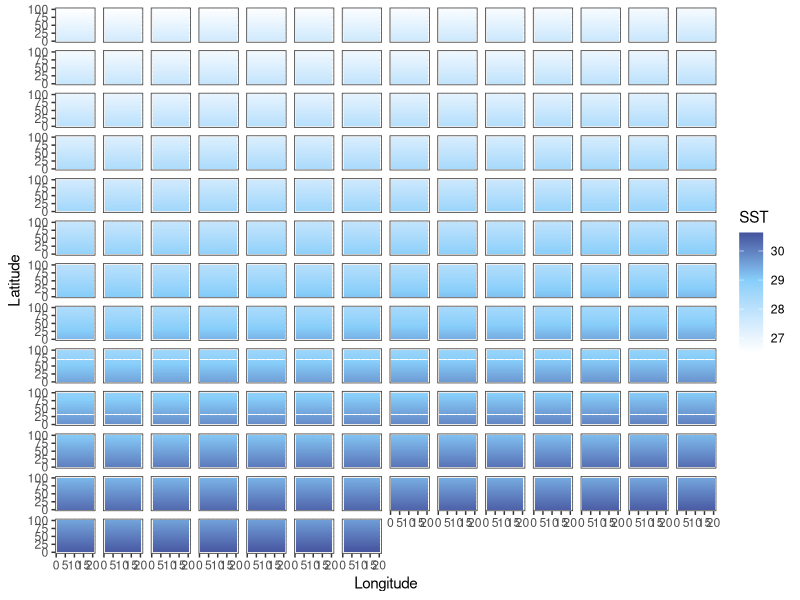
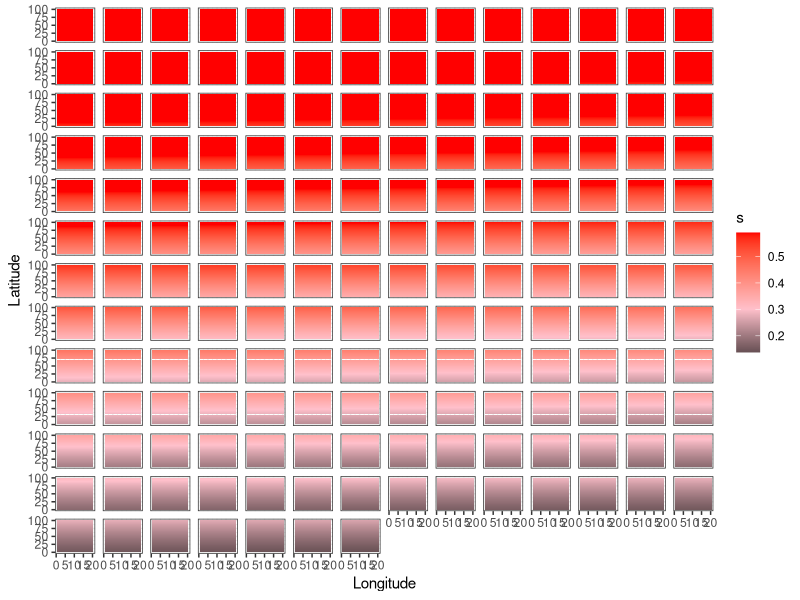
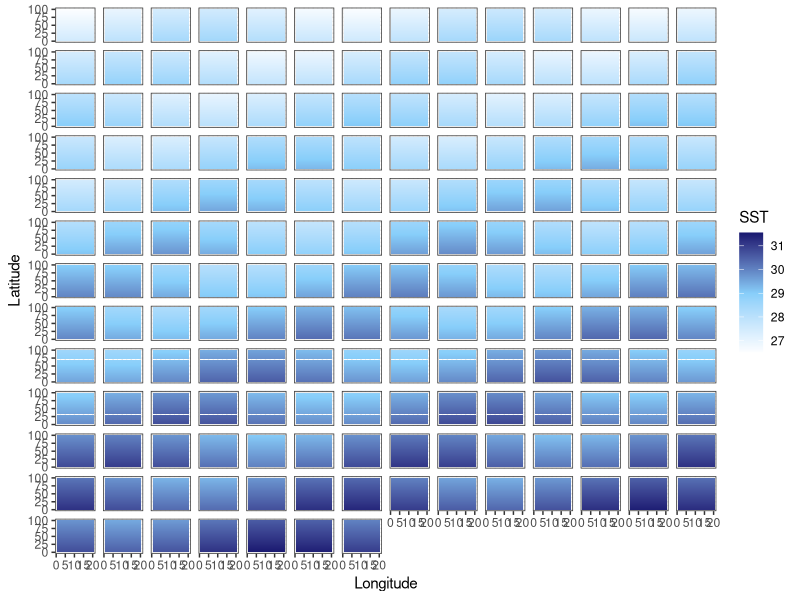
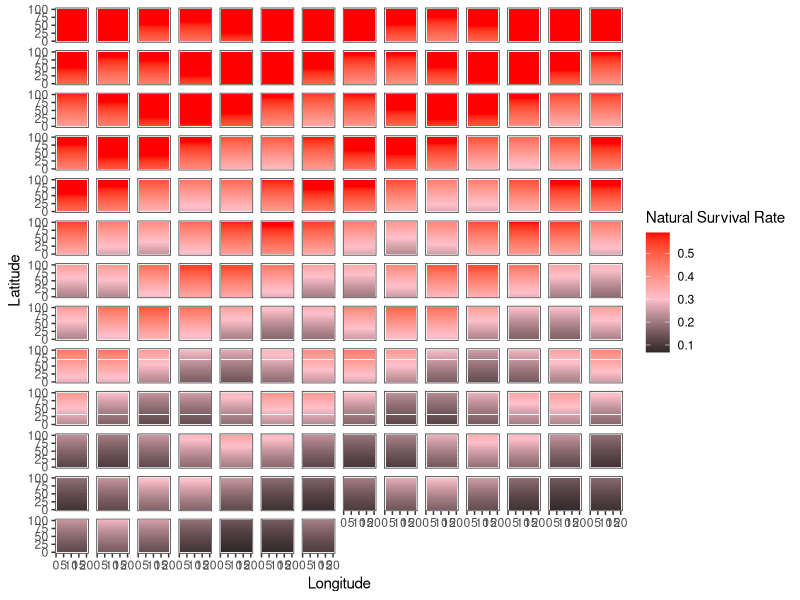
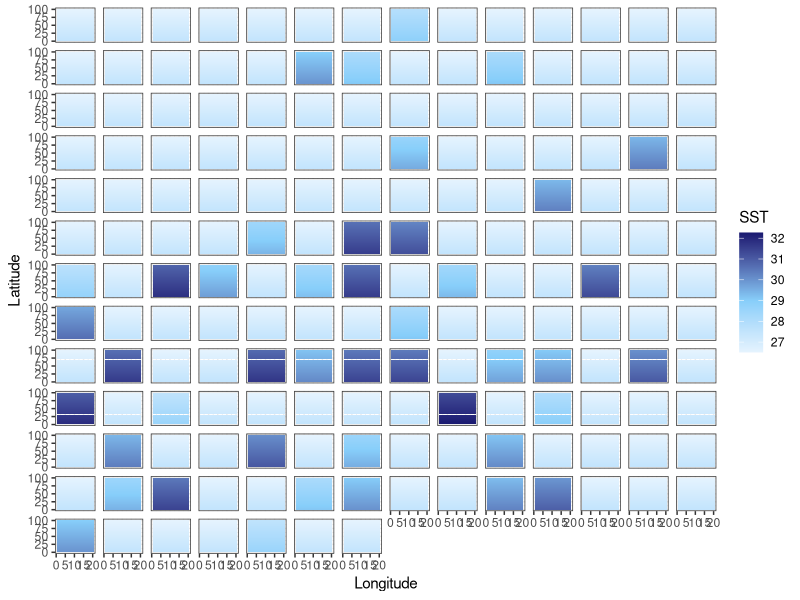
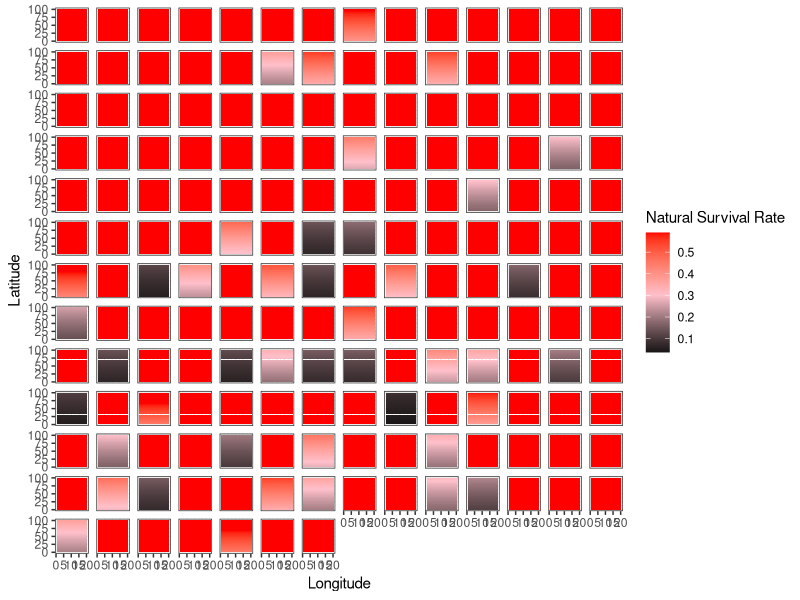

Source code (R) for these figures, in order:
library(tidyverse)
library(here)

addTaskCallback(function(...) {set.seed(42);TRUE})
options(warn=-1)

years = 175
NS.patches = 100
EW.patches = 20
opt.temp = 25

calc_temp_mortality <- function(SST, opt.temp, temp.range, s) {
  nat.m = array(0, c(nrow(SST), ncol(SST)))
  m = 1 - exp((-(SST[,] - opt.temp)^2)/(temp.range^2)) # temperature based mortality function from Walsworth et al.
  m = 1 - m
  nat.m = ifelse(m > s, s, m)
  return(nat.m)
}

# 0.3678794 29
# 0.2096114 30
# 0.1053992 31
# 0.0467706 32
# 0.0183156 33


### UNCOMMENT FOR CONSTANT MEAN SHIFT SST
SST.patches.mean <- array(0, c(NS.patches, EW.patches, years))
start_SST = (opt.temp + 1.5) + NS.patches*0.01

for (i in 1:years) {
  SST = start_SST
  for (lat in 1:NS.patches) {
    SST.patches.mean[lat,,i] = SST
    SST = SST - 0.01
  }
  start_SST = start_SST + 0.018
}

### UNCOMMENT FOR ENSO VARIABLE MEAN SST
SST.patches.enso <- array(0, c(NS.patches, EW.patches, years))
start_SST = (opt.temp + 1.5) + NS.patches*0.01

t=seq(1,years,1)
enso.value = 0.5*sin(t) + 0.018

for (i in 1:years) {
  SST = start_SST
  for (lat in 1:NS.patches) {
    SST.patches.enso[lat,,i] = SST
    SST = SST - 0.01
  }
  start_SST = start_SST + enso.value[i]
}

### UNCOMMENT FOR SHOCK SST CHANGES
SST.patches.shock <- array(0, c(NS.patches, EW.patches, years))
start_SST = (opt.temp + 1.5) + NS.patches*0.01

for (i in 1:years) {
  heat_prob = runif(1, 0, 1)
  if ((i < 75 & heat_prob < 0.1) | (i >= 75 & heat_prob < 0.35)) {
    intensity <- runif(1, 1, ifelse(i < 75, 3, 5))
    SST = start_SST + intensity
  } else {
    SST = start_SST
  }
  for (lat in 1:NS.patches) {
    SST.patches.shock[lat,,i] = SST
    SST = SST - 0.01
  }
}

output_df_mean = data.frame() #create dataframe to hold results
output_df_enso = data.frame()
output_df_shock = data.frame()


# Mean --------------------------------------------------------------------

for(b in 1:years) {
  SSTdf_mean = SST.patches.mean[,,b] %>% 
    as.data.frame() 
  
  SSTdf_mean$lat = c(1:NS.patches)
  SSTdf_mean$year = paste0(b)
  
  output_df_mean = bind_rows(output_df_mean, SSTdf_mean)
}

SSTdf_mean = output_df_mean %>% 
  pivot_longer(V1:V20,
               names_to = "lon",
               values_to = "sst") %>% 
  mutate(lon = case_when(
    lon == "V1" ~ 1,
    lon == "V2" ~ 2,
    lon == "V3" ~ 3,
    lon == "V4" ~ 4,
    lon == "V5" ~ 5,
    lon == "V6" ~ 6,
    lon == "V7" ~ 7,
    lon == "V8" ~ 8,
    lon == "V9" ~ 9,
    lon == "V10" ~ 10,
    lon == "V11" ~ 11,
    lon == "V12" ~ 12,
    lon == "V13" ~ 13,
    lon == "V14" ~ 14,
    lon == "V15" ~ 15,
    lon == "V16" ~ 16,
    lon == "V17" ~ 17,
    lon == "V18" ~ 18,
    lon == "V19" ~ 19,
    lon == "V20" ~ 20
    )) %>% 
  mutate(year = as.numeric(year))

mt = ggplot(SSTdf_mean, aes(lon, lat, fill = sst)) +
  geom_tile() +
  labs(x = "Longitude", y = "Latitude", fill = "SST") +
  theme_bw() +
  scale_fill_gradient2(low = "white", high = "midnightblue", mid = "lightskyblue", midpoint = 29) +
  facet_wrap(~year) + 
  theme(
    strip.background = element_blank(),
    strip.text.x = element_blank())

SSTdf_mean = SSTdf_mean %>% 
  mutate(mortality = 1 - (1 - exp((-(sst - 25)^2)/(4^2)))) %>% 
  mutate(survival = ifelse(mortality > 0.59, 0.59, mortality))

mm = ggplot(SSTdf_mean, aes(lon, lat, fill = survival)) +
  geom_tile() +
  labs(x = "Longitude", y = "Latitude", fill = "s") +
  theme_bw() +
  scale_fill_gradient2(low = "black", high = "red", mid = "pink", midpoint = .3) +
  facet_wrap(~year) + 
  theme(
    strip.background = element_blank(),
    strip.text.x = element_blank())

# ENSO --------------------------------------------------------------------

for(b in 1:years) {
  SSTdf_enso = SST.patches.enso[,,b] %>% 
    as.data.frame() 
  
  SSTdf_enso$lat = c(1:NS.patches)
  SSTdf_enso$year = paste0(b)
  
  output_df_enso = bind_rows(output_df_enso, SSTdf_enso)
}

SSTdf_enso = output_df_enso %>% 
  pivot_longer(V1:V20,
               names_to = "lon",
               values_to = "sst") %>% 
  mutate(lon = case_when(
    lon == "V1" ~ 1,
    lon == "V2" ~ 2,
    lon == "V3" ~ 3,
    lon == "V4" ~ 4,
    lon == "V5" ~ 5,
    lon == "V6" ~ 6,
    lon == "V7" ~ 7,
    lon == "V8" ~ 8,
    lon == "V9" ~ 9,
    lon == "V10" ~ 10,
    lon == "V11" ~ 11,
    lon == "V12" ~ 12,
    lon == "V13" ~ 13,
    lon == "V14" ~ 14,
    lon == "V15" ~ 15,
    lon == "V16" ~ 16,
    lon == "V17" ~ 17,
    lon == "V18" ~ 18,
    lon == "V19" ~ 19,
    lon == "V20" ~ 20
  )) %>% 
  mutate(year = as.numeric(year))

et = ggplot(SSTdf_enso, aes(lon, lat, fill = sst)) +
  geom_tile() +
  labs(x = "Longitude", y = "Latitude", fill = "SST") +
  theme_bw() +
  scale_fill_gradient2(low = "white", high = "midnightblue", mid = "lightskyblue", midpoint = 29) +
  facet_wrap(~year) + 
  theme(
    strip.background = element_blank(),
    strip.text.x = element_blank())

SSTdf_enso = SSTdf_enso %>% 
  mutate(mortality = 1 - (1 - exp((-(sst - 25)^2)/(4^2)))) %>% 
  mutate(survival = ifelse(mortality > 0.59, 0.59, mortality))

em = ggplot(SSTdf_enso, aes(lon, lat, fill = survival)) +
  geom_tile() +
  labs(x = "Longitude", y = "Latitude", fill = "Natural Survival Rate") +
  theme_bw() +
  scale_fill_gradient2(low = "black", high = "red", mid = "pink", midpoint = .3) +
  facet_wrap(~year) + 
  theme(
    strip.background = element_blank(),
    strip.text.x = element_blank())

# shock -------------------------------------------------------------------

for(b in 1:years) {
  SSTdf_shock = SST.patches.shock[,,b] %>% 
    as.data.frame() 
  
  SSTdf_shock$lat = c(1:NS.patches)
  SSTdf_shock$year = paste0(b)
  
  output_df_shock = bind_rows(output_df_shock, SSTdf_shock)
}

SSTdf_shock = output_df_shock %>% 
  pivot_longer(V1:V20,
               names_to = "lon",
               values_to = "sst") %>% 
  mutate(lon = case_when(
    lon == "V1" ~ 1,
    lon == "V2" ~ 2,
    lon == "V3" ~ 3,
    lon == "V4" ~ 4,
    lon == "V5" ~ 5,
    lon == "V6" ~ 6,
    lon == "V7" ~ 7,
    lon == "V8" ~ 8,
    lon == "V9" ~ 9,
    lon == "V10" ~ 10,
    lon == "V11" ~ 11,
    lon == "V12" ~ 12,
    lon == "V13" ~ 13,
    lon == "V14" ~ 14,
    lon == "V15" ~ 15,
    lon == "V16" ~ 16,
    lon == "V17" ~ 17,
    lon == "V18" ~ 18,
    lon == "V19" ~ 19,
    lon == "V20" ~ 20
  )) %>% 
  mutate(year = as.numeric(year))

st = ggplot(SSTdf_shock, aes(lon, lat, fill = sst)) +
  geom_tile() +
  labs(x = "Longitude", y = "Latitude", fill = "SST") +
  theme_bw() +
  scale_fill_gradient2(low = "white", high = "midnightblue", mid = "lightskyblue", midpoint = 29) +
  facet_wrap(~year) + 
  theme(
    strip.background = element_blank(),
    strip.text.x = element_blank())

SSTdf_shock = SSTdf_shock %>% 
  mutate(mortality = 1 - (1 - exp((-(sst - 25)^2)/(4^2)))) %>% 
  mutate(survival = ifelse(mortality > 0.59, 0.59, mortality))

sm = ggplot(SSTdf_shock, aes(lon, lat, fill = survival)) +
  geom_tile() +
  labs(x = "Longitude", y = "Latitude", fill = "Natural Survival Rate") +
  theme_bw() +
  scale_fill_gradient2(low = "black", high = "red", mid = "pink", midpoint = .3) +
  facet_wrap(~year) + 
  theme(
    strip.background = element_blank(),
    strip.text.x = element_blank())

ggsave(mt, file=paste0("mean_temp.pdf"), path = here("04_figs", "climate"), height = 10, width = 15)
ggsave(mm, file=paste0("mean_mortality.pdf"), path = here("04_figs", "climate"), height = 10, width = 15)
ggsave(et, file=paste0("enso_temp.pdf"), path = here("04_figs", "climate"), height = 10, width = 15)
ggsave(em, file=paste0("enso_mortality.pdf"), path = here("04_figs", "climate"), height = 10, width = 15)
ggsave(st, file=paste0("shock_temp.pdf"), path = here("04_figs", "climate"), height = 10, width = 15)
ggsave(sm, file=paste0("shock_mortality.pdf"), path = here("04_figs", "climate"), height = 10, width = 15)
